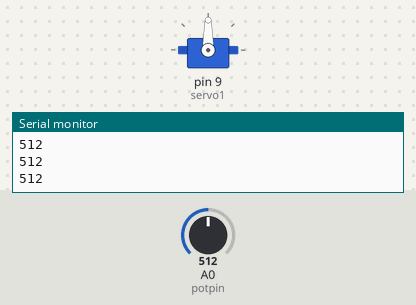
Recording of a sketch running on a simulated Arduino Uno, built with avr-gcc and run on an emulated ATmega328P. Parts: servo, the last lines printed to the serial monitor. Inputs (shaded band) come from the test bench; at power-on: A0 (potpin) = 512.

Above: at 1.2 s.
1.3 s: A0 (potpin) set to 716
At 2.0 s:
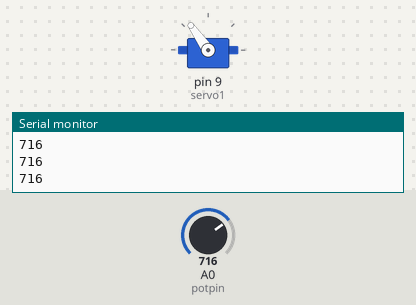
2.8 s: A0 (potpin) set to 900
At 4.0 s:
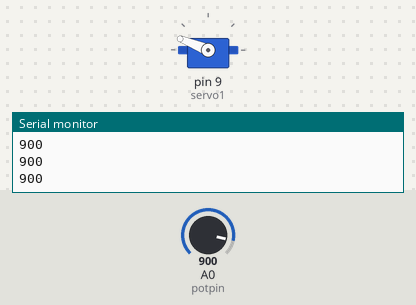
4.3 s: A0 (potpin) set to 1023
At 5.1 s:
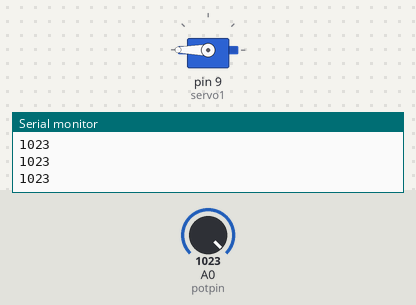
5.8 s: A0 (potpin) set to 306
At 6.8 s:
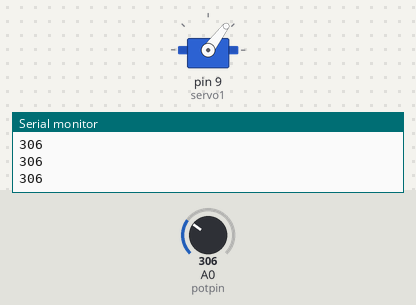
7.3 s: A0 (potpin) set to 122
At 7.7 s:
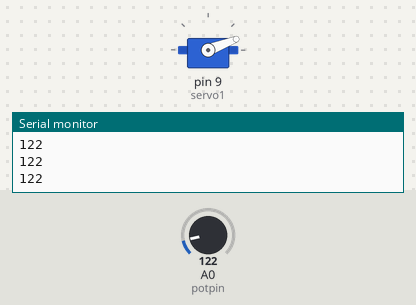
8.8 s: A0 (potpin) set to 0
At 9.9 s:
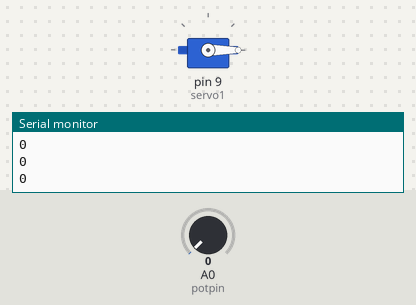
Timing chart, 0 to 11.3 s (numbered marks = the images above; inputs shaded):
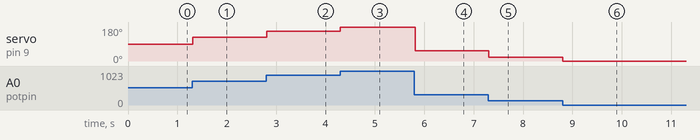

The sketch:

ServoControlWithPotentiometer.ino
```cpp
/*
Include the servo library.  The library is some additional code
found in your libraries folder.  This allows us to interface easily
with other devices
*/
#include <Servo.h>

// create servo object to control a servo
Servo servo1;

// analog pin used to connect the potentiometer
int potpin = 0;
// variable to read the value from the analog pin
int val;
int mappedVal2;

void setup() {
  servo1.attach(9);  // attaches the servo on pin 9 to the servo object
  Serial.begin(9600);
  servo1.write(90);
}

void loop() {

  // reads the value of the potentiometer (value between 0 and 1023)
  val = analogRead(potpin);
  Serial.println(val);
  // scale it to use it with the servo (value between 0 and 180)
  mappedVal2 = map(val, 0, 1023, 0, 180);
  // sets the servo position according to the scaled value
  servo1.write(mappedVal2);
  // waits for the servo to get there
  delay(15);
}
```

Measured:
- after the input at 1.3 s, servo on pin 9 (servo1): 90° → 125° at once
- after the input at 2.8 s, servo on pin 9 (servo1): 125° → 158° at once
- after the input at 4.3 s, servo on pin 9 (servo1): 158° → 180° at once
- after the input at 5.8 s, servo on pin 9 (servo1): 180° → 53° at once
- after the input at 7.3 s, servo on pin 9 (servo1): 53° → 21° at once
- after the input at 8.8 s, servo on pin 9 (servo1): 21° → 0° at once
